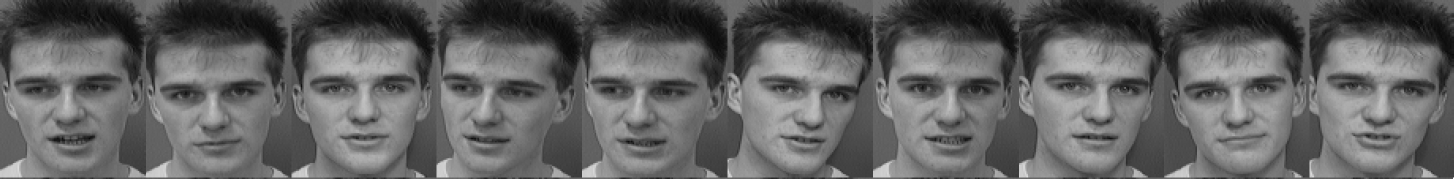
#> input picture pictures/man1/man1.png, 2907 x 357 px, given in place of man5.png, which was not available (shown at 1/2 size)
$ python crop_images.py
#> lines starting #> are read from the running program, lines starting #| are printed output that depends on the picture; pictures that were not available may be replaced by others from this repository, and a replacement may not be noted
from PIL import Image

mn = 5

image = Image.open("pictures/man{}/man{}.png".format(mn, mn))
#> image is the input picture: PIL image 2907x357 L; min 6, max 255, mean 98.3
cropped_image = image.crop((0, 0, 292, image.size[1]))
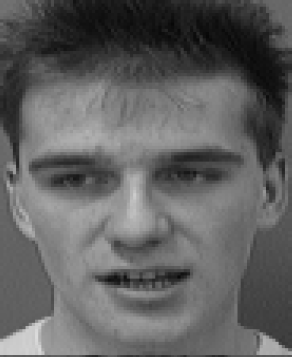
#> cropped_image: PIL image 292x357 L; min 7, max 219, mean 96.8
cropped_image.save("pictures/man{}/man{}_1.png".format(mn, mn))

cropped_image2 = image.crop((293, 0, 293+290, image.size[1]))
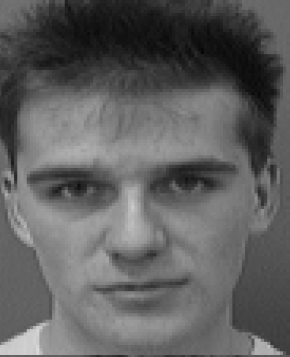
#> cropped_image2: PIL image 290x357 L; min 7, max 218, mean 95.6
cropped_image2.save("pictures/man{}/man{}_2.png".format(mn, mn))


for i in range(1, 9):
    cropped_image_ = image.crop((293 + 290 * i + 1, 0, 293 + 290*(i + 1), image.size[1]))
    cropped_image_.save("pictures/man{}/man{}_{}.png".format(mn, mn, i + 2))
#> this loop made 8 passes
#> pass 1, `cropped_image_ = image.crop((293 + 290 * i + 1, 0, 293 + 290*(i + 1), ..`:
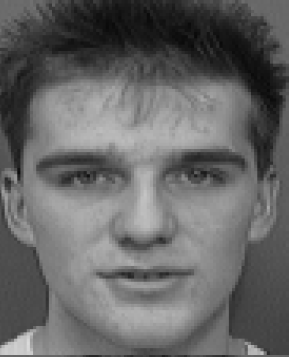
#> cropped_image_: PIL image 289x357 L; min 9, max 218, mean 101.9
#> pass 2, `cropped_image_ = image.crop((293 + 290 * i + 1, 0, 293 + 290*(i + 1), ..`:
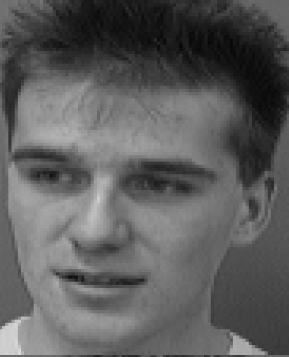
#> cropped_image_: PIL image 289x357 L; min 6, max 216, mean 93.3
#> pass 3, `cropped_image_ = image.crop((293 + 290 * i + 1, 0, 293 + 290*(i + 1), ..`:
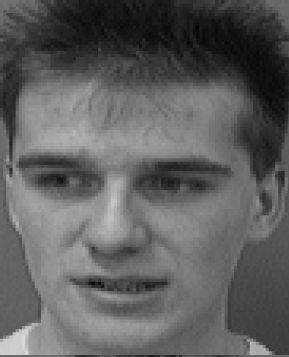
#> cropped_image_: PIL image 289x357 L; min 6, max 216, mean 94.9
#> after the loop:
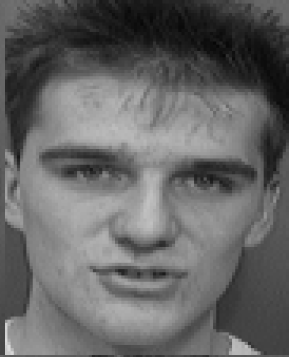
#> cropped_image_: PIL image 289x357 L; min 6, max 218, mean 101.3

$ run again, on pictures/man3/man3.png
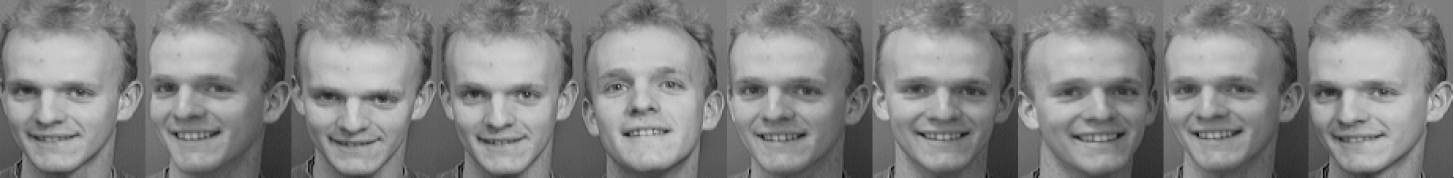
#> input picture pictures/man3/man3.png, 2907 x 355 px, given in place of man5.png, which was not available (shown at 1/2 size)
#> image is the input picture: PIL image 2907x355 L; min 1, max 255, mean 131.4
#> `cropped_image2 = image.crop((293, 0, 293+290, image.size[1]))`:
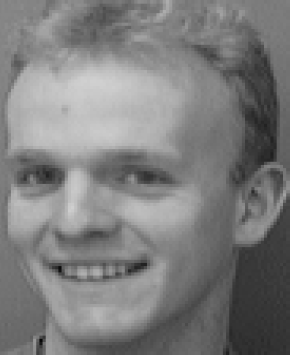
#> cropped_image2: PIL image 290x355 L; min 6, max 208, mean 125.2
#> after the loop `for i in range(1, 9):`:
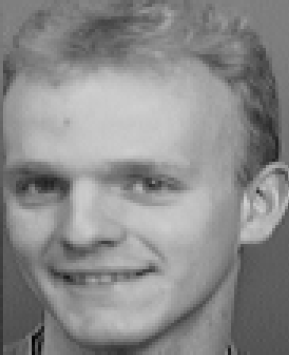
#> cropped_image_: PIL image 289x355 L; min 1, max 207, mean 138.5
